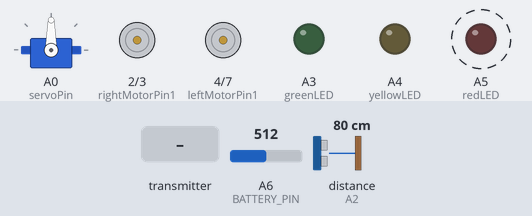
Bench run of a sketch on a simulated Arduino Nano, built with avr-gcc and run on an emulated ATmega328P. Parts: servo, motor-driver pin pairs drawn as motors (green arrow = first pin HIGH = forward, orange = second pin HIGH = backward, longer = more drive, scaled by the enable pin), output pins drawn as LEDs (lit = HIGH). Dashed ring = blinking. The inputs (shaded band) are chosen by the test bench; at power-on: distance to the obstacle (sensor on A2) 80 cm, A6 (BATTERY_PIN) = 512. The echo pulse lasts 58.3 µs per cm; no radio packets arrive unless stated; pins used as bus, display or sensor lines are not drawn; what the sketch prints to the serial monitor is not drawn.

Above: at 0.87 s.
1.3 s: the transmitter starts sending xAxisValue = 0
At 1.56 s:
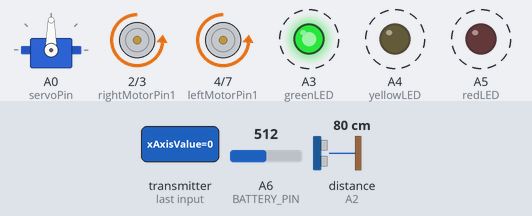
4.3 s: distance to the obstacle (sensor on A2) set to 34 cm
7.3 s: distance to the obstacle (sensor on A2) set to 27 cm
At 8.9 s:
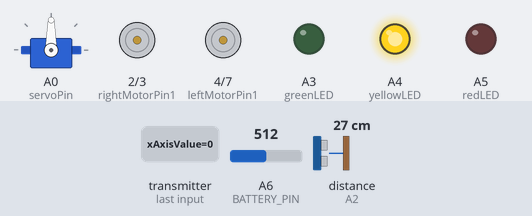
9.7 s: distance to the obstacle (sensor on A2) set to 35 cm
At 9.89 s:
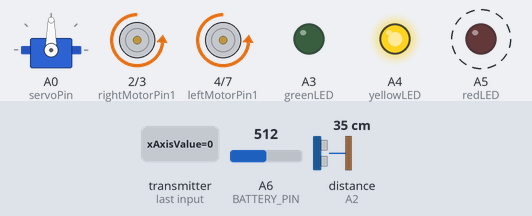
12.7 s: the transmitter starts sending yAxisValue = 128
At 13.4 s:
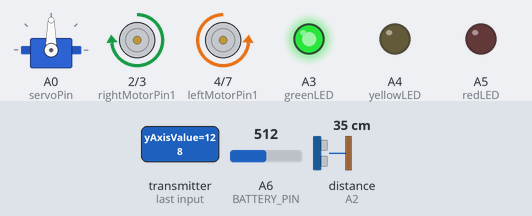
14.3 s: the transmitter starts sending xAxisValue = 255
At 14.7 s:
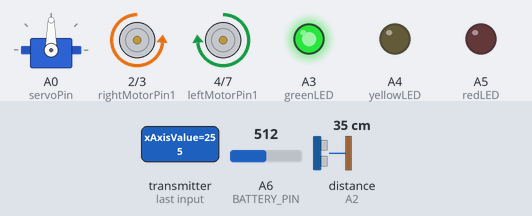
Timing chart, 0 to 16.8 s (numbered marks = the images above; inputs shaded):
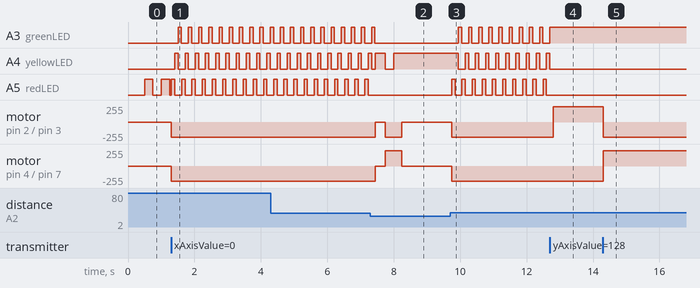

Measured:
- the behaviour switches between 31 and 30 cm on distance to the obstacle (sensor on A2) (found by bisection; images 1 and 2)
- after the input at 1.3 s, A3 (greenLED): alternates HIGH for 0.10 s and LOW for 0.21 s, starting after 0.21 s; A4 (yellowLED): alternates HIGH for 0.10 s and LOW for 0.21 s, starting after 0.11 s
- after the input at 7.3 s, A3 (greenLED): goes on until 7.4 s, then stays LOW; A5 (redLED): stops changing and stays LOW
- after the input at 9.7 s, A3 (greenLED), A4 (yellowLED): alternates HIGH for 0.10 s and LOW for 0.21 s, starting after 0.25 s
- after the input at 12.7 s, A3 (greenLED): stops changing and stays HIGH; A4 (yellowLED), A5 (redLED): stops changing and stays LOW; motor on pin 2 (rightMotorPin1) / pin 3 (rightMotorPin2): backward 228/255 → forward 228/255 after 0.10 s
- after the input at 14.3 s, motor on pin 2 (rightMotorPin1) / pin 3 (rightMotorPin2): forward 228/255 → backward 228/255 at once; motor on pin 4 (leftMotorPin1) / pin 7 (leftMotorPin2): backward 228/255 → forward 228/255 at once
- by itself, A5 (redLED): alternates HIGH for 0.25 s and LOW for 0.25 s

The sketch:

car_code.ino
```cpp
//CAR
#include <SPI.h>
#include <nRF24L01.h>
#include <RF24.h>
#include <Servo.h>

#define SIGNAL_TIMEOUT 500
#define MAX_MOTOR_SPEED 228
#define OBSTACLE_DISTANCE_CM 30
#define TURN_DURATION 500
#define EMERGENCY_PAUSE 5000
#define SPEED_CALIBRATION 0.035
#define BATTERY_PIN A6 // Analog pin connected to voltage divider
#define REFERENCE_VOLTAGE 5.0
#define VOLTAGE_DIVIDER_RATIO 1.0 // R1 = R2 = 10kΩ
#define FULL_BATTERY_VOLTAGE 4.2 // 2S LiPo fully charged
#define EMPTY_BATTERY_VOLTAGE 3.3// 2S LiPo empty
#define LOW_BATTERY_THRESHOLD 10

// NRF Configuration
const uint64_t pipeIn = 0xF9E8F0F0E1LL;
const uint64_t pipeOut = 0xF9E8F0F0E2LL;
RF24 radio(8, 9);

unsigned long lastRecvTime = 0;
int obstacleCount = 0;
bool emergencyStopped = false;
bool signalConnected = false;
unsigned long systemStartTime = 0;
float currentSpeed = 0;
byte systemStatus = 0;
unsigned long lastSpeedUpdate = 0;
unsigned long lastBatteryCheck = 0;
byte simulatedBatteryLevel = 100;

struct PacketData {
byte xAxisValue;
byte yAxisValue;
byte speedCommand;
byte commandFlags;
};
PacketData receiverData;

struct FeedbackData {
bool obstacleDetected;
byte batteryLevel;
bool isEmergencyStopped;
float currentSpeed;
unsigned long uptime;
byte systemStatus;
} carStatus;

// Motor Pins
const int enableRightMotor = 5;
const int rightMotorPin1 = 2;
const int rightMotorPin2 = 3;

const int enableLeftMotor = 6;
const int leftMotorPin1 = 4;
const int leftMotorPin2 = 7;

// Ultrasonic + Servo
const int trigPin = A1;
const int echoPin = A2;
const int servoPin = A0;
Servo sensorServo;

// Traffic Light Pins
const int greenLED = A3;
const int yellowLED = A4;
const int redLED = A5;

// Motor speed tracking
int currentLeftSpeed = 0;
int currentRightSpeed = 0;

// Function prototypes
void rotateMotor(int rightMotorSpeed, int leftMotorSpeed);
float detectObstacle();
int scanSide(int angle);
void blinkRed();
void blinkYellow();
void greenLight();
void redLight();
void updateLED(String state);

void setup() {
Serial.begin(115200);
pinMode(BATTERY_PIN, INPUT);
pinMode(enableRightMotor, OUTPUT);
pinMode(rightMotorPin1, OUTPUT);
pinMode(rightMotorPin2, OUTPUT);
pinMode(enableLeftMotor, OUTPUT);
pinMode(leftMotorPin1, OUTPUT);
pinMode(leftMotorPin2, OUTPUT);

pinMode(trigPin, OUTPUT);
pinMode(echoPin, INPUT);

pinMode(greenLED, OUTPUT);
pinMode(yellowLED, OUTPUT);
pinMode(redLED, OUTPUT);

sensorServo.attach(servoPin);
sensorServo.write(90);

if (!radio.begin()) {
Serial.println("❌ NRF24L01 not responding. Check wiring.");
while (1);
}

radio.setPALevel(RF24_PA_LOW);
radio.setDataRate(RF24_250KBPS);
radio.setChannel(108);
radio.enableAckPayload();
radio.openReadingPipe(1, pipeIn);
radio.openWritingPipe(pipeOut);
radio.startListening();

systemStartTime = millis();
Serial.println("✅ Car listening for commands...");
}

void loop() {
static bool signalLost = true;
static bool obstacleHandled = false; // Add this to track if we've handled the current obstacle
static unsigned long lastObstacleTime = 0; // For debouncing
// Update system uptime
carStatus.uptime = (millis() - systemStartTime) / 1000;
if (radio.available()) {
radio.read(&receiverData, sizeof(receiverData));
lastRecvTime = millis();
signalLost = false;

// Get the current distance
float obstacleDistance = detectObstacle();
// Prepare feedback data
carStatus.obstacleDetected = (obstacleDistance > 0 && obstacleDistance < OBSTACLE_DISTANCE_CM);
carStatus.isEmergencyStopped = emergencyStopped;
carStatus.systemStatus = systemStatus;
carStatus.batteryLevel = readBatteryLevel();
// Calculate current speed
if (millis() - lastSpeedUpdate > 200) {
float avgSpeed = (abs(currentLeftSpeed) + abs(currentRightSpeed)) / 2.0;
currentSpeed = avgSpeed * SPEED_CALIBRATION;
carStatus.currentSpeed = currentSpeed;
lastSpeedUpdate = millis();
}

// Send feedback
radio.stopListening();
radio.write(&carStatus, sizeof(carStatus));
radio.startListening();

// Handle emergency stop
if (emergencyStopped) {
if (carStatus.batteryLevel > 10 && (receiverData.commandFlags & 0b00000001)) {
emergencyStopped = false;
obstacleCount = 0;
obstacleHandled = false; // Reset obstacle handling state
}
return;
}

// Handle stop command
if (receiverData.commandFlags & 0b00000001) {
rotateMotor(0, 0);
updateLED("red");
return;
}
// Obstacle detection with debouncing
if (!emergencyStopped && obstacleDistance > 0 && obstacleDistance < OBSTACLE_DISTANCE_CM && !obstacleHandled &&
(millis() - lastObstacleTime > 1000)) { // 1 second debounce
obstacleCount++;
obstacleHandled = true; // Mark that we've handled this obstacle
lastObstacleTime = millis();
rotateMotor(0, 0);
// Handle obstacle detection
if (obstacleCount == 1) {
updateLED("yellow");
delay(300);
unsigned long turnStart = millis();
while (millis() - turnStart < TURN_DURATION) {
updateLED("yellow_blink");
rotateMotor(-MAX_MOTOR_SPEED, MAX_MOTOR_SPEED);
}
rotateMotor(0, 0);
sensorServo.write(90);
} else if(obstacleCount == 2) {
updateLED("red_blink");
rotateMotor(0, 0);
emergencyStopped = true;
delay(EMERGENCY_PAUSE);
rotateMotor(-MAX_MOTOR_SPEED, -MAX_MOTOR_SPEED);
delay(600);
rotateMotor(0, 0);
obstacleCount = 0;
emergencyStopped = false;
sensorServo.write(90);
}
}
// Reset obstacle handled state when no obstacle is detected
else if (obstacleDistance >= OBSTACLE_DISTANCE_CM || obstacleDistance <= 0) {
obstacleHandled = false;
}
// Normal driving when no obstacles
if (!emergencyStopped && !obstacleHandled) {
if (receiverData.yAxisValue >= 175) {
rotateMotor(MAX_MOTOR_SPEED, MAX_MOTOR_SPEED); //FORWARD
updateLED("right");
} else if (receiverData.yAxisValue <= 75) {
rotateMotor(-MAX_MOTOR_SPEED, -MAX_MOTOR_SPEED); //BACKWARD
updateLED("left");
} else if (receiverData.xAxisValue >= 175) {
rotateMotor(-MAX_MOTOR_SPEED, MAX_MOTOR_SPEED); //RIGHT
updateLED("green");
} else if (receiverData.xAxisValue <= 75) {
rotateMotor(MAX_MOTOR_SPEED, -MAX_MOTOR_SPEED); //LEFT
updateLED("green");
} else {
rotateMotor(0, 0);
updateLED("red");
}
}
}
else if (millis() - lastRecvTime > SIGNAL_TIMEOUT) {
rotateMotor(0, 0);
blinkRed();
signalLost = true;
}
}


void rotateMotor(int rightMotorSpeed, int leftMotorSpeed) {
rightMotorSpeed = constrain(rightMotorSpeed, -255, 255);
leftMotorSpeed = constrain(leftMotorSpeed, -255, 255);
currentLeftSpeed = leftMotorSpeed;
currentRightSpeed = rightMotorSpeed;
digitalWrite(rightMotorPin1, rightMotorSpeed > 0);
digitalWrite(rightMotorPin2, rightMotorSpeed < 0);
analogWrite(enableRightMotor, abs(rightMotorSpeed));
digitalWrite(leftMotorPin1, leftMotorSpeed > 0);
digitalWrite(leftMotorPin2, leftMotorSpeed < 0);
analogWrite(enableLeftMotor, abs(leftMotorSpeed));
if ((rightMotorSpeed != 0 || leftMotorSpeed != 0) &&
(abs(rightMotorSpeed - leftMotorSpeed) > 100)) {
systemStatus |= 0b00000001;
} else {
systemStatus &= ~0b00000001;
}
}

// Change the function to return distance instead of boolean
float detectObstacle() {
digitalWrite(trigPin, LOW); delayMicroseconds(2);
digitalWrite(trigPin, HIGH); delayMicroseconds(10);
digitalWrite(trigPin, LOW);
long duration = pulseIn(echoPin, HIGH, 30000);
float distance = duration * 0.034 / 2;
return distance; // Return the actual distance
}


int scanSide(int angle) {
sensorServo.write(angle); // Move servo to specified angle
delay(250); // Wait for servo to settle
// Take 3 readings for reliability
float totalDistance = 0;
int validReadings = 0;
for(int i = 0; i < 3; i++) {
digitalWrite(trigPin, LOW);
delayMicroseconds(2);
digitalWrite(trigPin, HIGH);
delayMicroseconds(10);
digitalWrite(trigPin, LOW);
long duration = pulseIn(echoPin, HIGH, 30000);
if(duration > 0) {
totalDistance += duration * 0.034 / 2;
validReadings++;
}
delay(50);
}
return validReadings > 0 ? (totalDistance / validReadings) : 999; // Return average or large number if no valid readings
}

void blinkRed() {
digitalWrite(redLED, millis() % 500 < 250);
digitalWrite(greenLED, LOW);
digitalWrite(yellowLED, LOW);
}

void blinkYellow() {
digitalWrite(yellowLED, millis() % 300 < 150);
digitalWrite(greenLED, LOW);
digitalWrite(redLED, LOW);
}

void greenLight() {
digitalWrite(greenLED, HIGH);
digitalWrite(redLED, LOW);
digitalWrite(yellowLED, LOW);
}

void redLight() {
digitalWrite(redLED, HIGH);
digitalWrite(greenLED, LOW);
digitalWrite(yellowLED, LOW);
}

byte readBatteryLevel() {
int rawValue = analogRead(BATTERY_PIN);
float voltage = rawValue * (REFERENCE_VOLTAGE / 1023.0);
// Protect against over-voltage just in case
voltage = constrain(voltage, 0, REFERENCE_VOLTAGE);
// Convert voltage to percentage (simple linear approximation)
byte level = map(voltage * 100,
EMPTY_BATTERY_VOLTAGE * 100,
FULL_BATTERY_VOLTAGE * 100,
0, 100);
return constrain(level, 0, 100); // Ensure we stay within 0-100%
}
void updateLED(String state) {
if (state == "red") {
digitalWrite(redLED, HIGH);
digitalWrite(yellowLED, LOW);
digitalWrite(greenLED, LOW);
}
else if (state == "yellow") {
digitalWrite(redLED, LOW);
digitalWrite(yellowLED, HIGH);
digitalWrite(greenLED, LOW);
}
else if (state == "green") {
digitalWrite(redLED, LOW);
digitalWrite(yellowLED, LOW);
digitalWrite(greenLED, HIGH);
}
else if (state == "right") {
digitalWrite(redLED, HIGH);
delay(100); // 100ms is about the maximum you should use
digitalWrite(redLED, LOW);
digitalWrite(yellowLED, HIGH);
delay(100);
digitalWrite(yellowLED, LOW);
digitalWrite(greenLED, HIGH);
delay(100);
digitalWrite(greenLED, LOW);
}
else if (state == "left") {
digitalWrite(redLED, HIGH);
delay(100); // 100ms is about the maximum you should use
digitalWrite(redLED, LOW);
digitalWrite(yellowLED, HIGH);
delay(100);
digitalWrite(yellowLED, LOW);
digitalWrite(greenLED, HIGH);
delay(100);
digitalWrite(greenLED, LOW);
}
else if (state == "red_blink") {
digitalWrite(redLED, millis() % 1000 < 500);
digitalWrite(yellowLED, LOW);
digitalWrite(greenLED, LOW);
}
else if (state == "yellow_blink") {
digitalWrite(redLED, LOW);
digitalWrite(yellowLED, millis() % 1000 < 500);
digitalWrite(greenLED,LOW);
}
}
```
